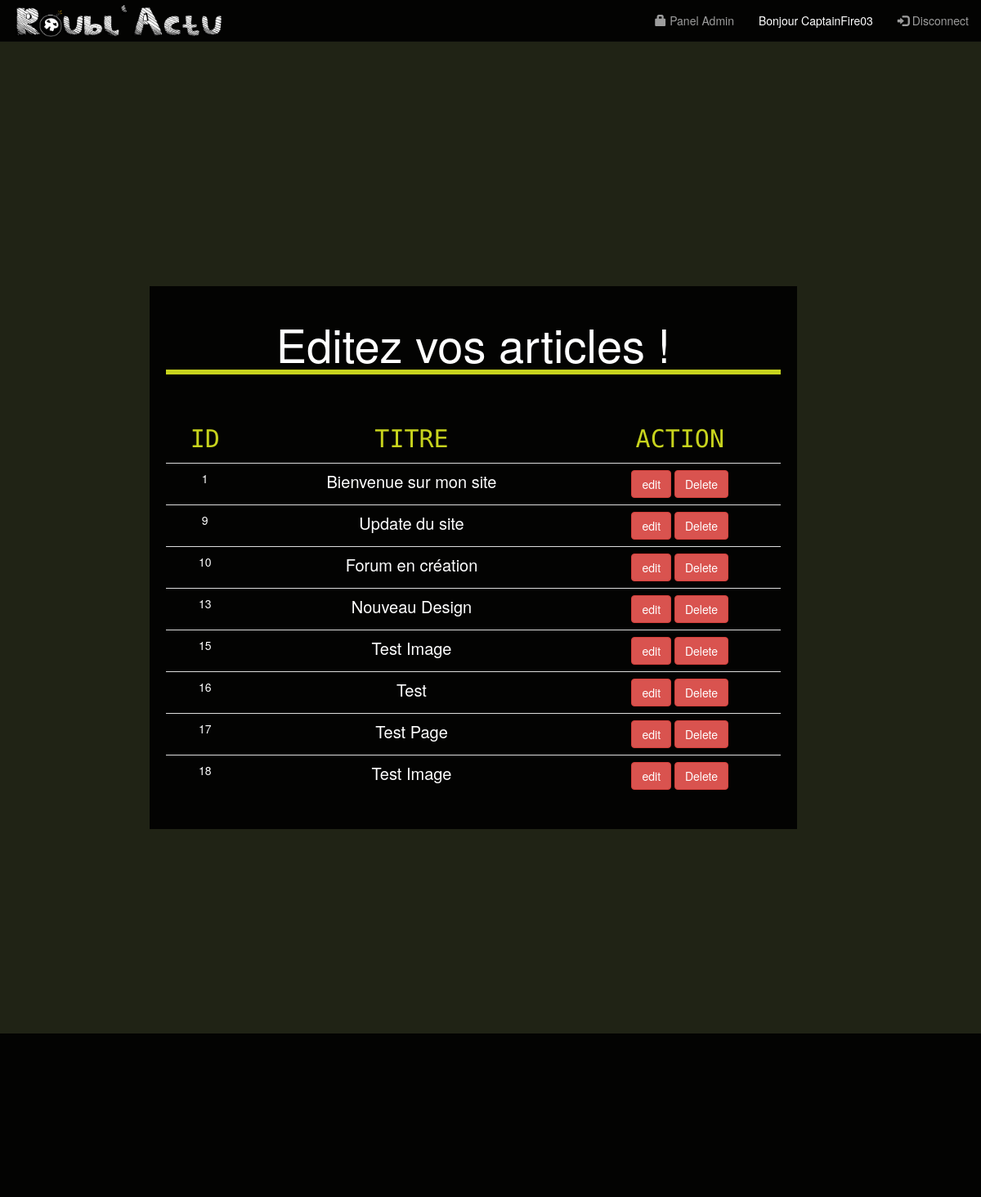
The app's page /admin.php?p=posts.edit (signed in) with its own data.
### tables this page shows
CREATE TABLE `articles` (
  `id` int(11) NOT NULL,
  `titre` varchar(25) NOT NULL,
  `contenu` longtext NOT NULL,
  `date_creation` date NOT NULL,
  `category_id` int(11) DEFAULT NULL,
  `auteur` varchar(20) NOT NULL,
  `img` varchar(255) NOT NULL
);

### app/App.php (called while the page is built, shortened)
<?php
class App
{
	private static $_instance;
	private $db_instance;
	public static function load()
	{
		require ROOT.'/app/Autoloader.php';
		require ROOT.'/core/Autoloader.php';
	}
	public static function getInstance(){
		if (is_null(self::$_instance)){
			self::$_instance = new App();
		}
		return self::$_instance;
	}
	public function getTable($name){
		return new $class_name($this->getDb());
	}
	public function getDb(){
		$config = Config::getInstance(ROOT.'/config/config.php');
		if (is_null($this->db_instance)){
				$this->db_instance = new MysqlDatabase(
					$config->get('db_name'),
					$config->get('db_user'),
					$config->get('db_pass'),
					$config->get('db_host'));
		}
		return $this->db_instance;
	}
}

### app/Autoloader.php (called while the page is built, shortened)
<?php
class Autoloader
{
		static function autoload($class)
		{
			if(strpos($class, __NAMESPACE__.'\\') === 0){
				$class = str_replace(__NAMESPACE__.'\\', '', $class);
				$class = str_replace('\\', '/', $class);
			}
		}
}

### core/Autoloader.php (called while the page is built, shortened)
<?php
class Autoloader
{
		static function autoload($class)
		{
			if(strpos($class, __NAMESPACE__.'\\') === 0){
				$class = str_replace(__NAMESPACE__.'\\', '', $class);
				$class = str_replace('\\', '/', $class);
			}
		}
}

### core/Config.php (called while the page is built, shortened)
<?php
class Config
{
	private static $_instance;
	private $settings = [];
	public static function getInstance($file){
		if(is_null(self::$_instance)){
			self::$_instance = new Config($file);
		}
		return self::$_instance;
	}
	public function __construct($file){
		$this->settings = require($file);
	}
	public function get($key){
		return $this->settings[$key];
	}
}

### config/config.php (called while the page is built)
<?php
return array(
	"db_user" => "root",
	"db_pass" => "",
	"db_name" => "newapp",
	"db_host" => "localhost"
	);

### core/Table/Table.php (called while the page is built, shortened)
<?php
class Table
{
	protected $db;
	protected $table;
	public function __construct(Database $db){
		$this->db = $db;
	}
	public function all(){
		return $this->query("
							SELECT *
							FROM ".$this->table."
							");
	}
	public function query($statement, $attributes = null, $one=false)
	{
		if ($attributes) {
			return $this->db->prepare(
				$statement,
				$attributes,
				str_replace('Table', 'Entity', get_class($this)),
				$one);
		}else{
			return $this->db->query(
				$statement,
				str_replace('Table', 'Entity', get_class($this)),
				$one);
		}
	}
}

### core/Database/MysqlDatabase.php (called while the page is built, shortened)
<?php
class MysqlDatabase extends Database
{
	private $db_name;
	private $db_user;
	private $db_pass;
	private $db_host;
	private $pdo;
	function __construct($db_name, $db_user='root', $db_pass='', $db_host='localhost')
	{
			$this->db_name= $db_name;
			$this->db_user= $db_user;
			$this->db_pass= $db_pass;
			$this->db_host= $db_host;
	}
	private function getPdo(){
		if($this->pdo === null){
		 	$pdo = new PDO('mysql:dbname='.$this->db_name.';host='.$this->db_host.';charset=UTF8',
		 	 			$this->db_user,
		 	 			$this->db_pass);
  			$pdo->setAttribute(	PDO::ATTR_ERRMODE,
  								PDO::ERRMODE_EXCEPTION);
  			$this->pdo = $pdo;
  		}
  		return $this->pdo;
	}
	public function query($statement, $class_name = null, $one= false){
		$req = $this->getPdo()->query($statement);
		if (is_null($class_name)) {
			$req->setFetchMode(PDO::FETCH_OBJ);
		}else{
			$req->setFetchMode(PDO::FETCH_CLASS, $class_name);
		}
		if ($one===false){
			$datas= $req->fetchAll();
		}else{
			$datas= $req->fetch();
		}
		return $datas;
	}
}

### pages/admin/posts/index.php (the view, shortened to what this page needs)
<?php
$posts = App::getInstance()->getTable('Post')->all();
?>
<div class="row" style="width: 99%">
<div class="col-md-2"></div>
<div class="col-md-8" id="zoneAdmin">
<h1 style="font-size: 4em; margin-bottom: 50px; border-bottom:6px solid  rgb(199,211,29);">Editez vos articles !</h1>
<table class="table">
	<thead>
		<tr>
			<td class="description">ID</td>
			<td class="description">TITRE</td>
			<td class="description">ACTION</td>
		</tr>
	</thead>
	<tbody>
	<?php foreach ($posts as $post) : ?>
		<tr>
		<td><?= $post->id; ?></td>
		<td  class="action"><?= $post->titre; ?></td>
		<td><a href="admin.php?p=posts.single&id=<?=$post->id;?>" ><button class="btn btn-danger">edit</button>
<form method="post" action="admin.php?p=posts.delete" style="display: inline-block;">
	<input class="btn btn-danger" type="submit" name="OK" value="Delete">
</form>
			</a>
		</td>
		</tr>
	<?php endforeach; ?>
	</tbody>
</table>
</div>

### web/css/style.css (style rules this page uses)
body { background-color: #202315; background-image: url(../img/header3.png); background-size: 100%; background-repeat: no-repeat; margin: 0; padding: 0; }
#zoneAdmin { background-color: rgba(0,0,0,0.9); margin-bottom: 200px; padding: 20px; text-align: center; color: white; }
.description { color:rgb(199,211,29);font-family: 'Ubuntu Mono', monospace; font-size: 30px; border: none; }
.action { font-size: 20px; margin-top: 15px; }

### records on screen
articles: id "1", titre "Bienvenue sur mon site"
articles: id "9", titre "Update du site"
articles: id "10", titre "Forum en création"
articles: id "13", titre "Nouveau Design"
articles: id "15", titre "Test Image"
articles: id "16", titre "Test"
articles: id "17", titre "Test Page"
articles: id "18", titre "Test Image"

### other values on screen
$_SESSION['Auth'] "CaptainFire03"
$connect "Disconnect"
